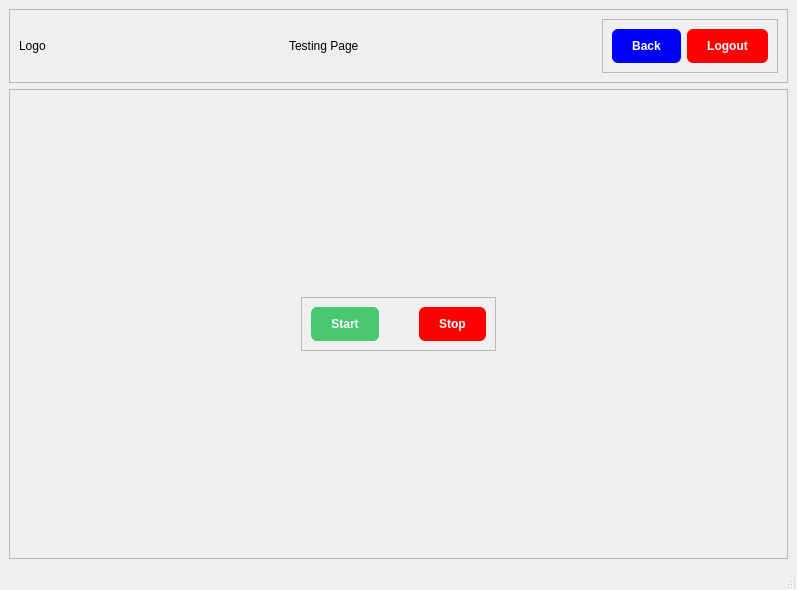
<?xml version="1.0" encoding="UTF-8"?>
<ui version="4.0">
 <class>MainWindow</class>
 <widget class="QMainWindow" name="MainWindow">
  <property name="geometry">
   <rect>
    <x>0</x>
    <y>0</y>
    <width>797</width>
    <height>590</height>
   </rect>
  </property>
  <property name="windowTitle">
   <string>MainWindow</string>
  </property>
  <widget class="QWidget" name="centralwidget">
   <layout class="QVBoxLayout" name="verticalLayout">
    <item>
     <widget class="QFrame" name="frame">
      <property name="frameShape">
       <enum>QFrame::StyledPanel</enum>
      </property>
      <property name="frameShadow">
       <enum>QFrame::Raised</enum>
      </property>
      <layout class="QHBoxLayout" name="horizontalLayout_2">
       <item>
        <widget class="QLabel" name="XymaLogoLabel">
         <property name="text">
          <string>Logo</string>
         </property>
        </widget>
       </item>
       <item>
        <spacer name="horizontalSpacer">
         <property name="orientation">
          <enum>Qt::Horizontal</enum>
         </property>
         <property name="sizeHint" stdset="0">
          <size>
           <width>235</width>
           <height>20</height>
          </size>
         </property>
        </spacer>
       </item>
       <item>
        <widget class="QLabel" name="label_2">
         <property name="text">
          <string>Testing Page</string>
         </property>
        </widget>
       </item>
       <item>
        <spacer name="horizontalSpacer_2">
         <property name="orientation">
          <enum>Qt::Horizontal</enum>
         </property>
         <property name="sizeHint" stdset="0">
          <size>
           <width>235</width>
           <height>20</height>
          </size>
         </property>
        </spacer>
       </item>
       <item>
        <widget class="QFrame" name="frame_2">
         <property name="frameShape">
          <enum>QFrame::StyledPanel</enum>
         </property>
         <property name="frameShadow">
          <enum>QFrame::Raised</enum>
         </property>
         <layout class="QHBoxLayout" name="horizontalLayout">
          <item>
           <widget class="QPushButton" name="testingBackButton">
            <property name="styleSheet">
             <string notr="true">#testingBackButton {
	background-color: rgb(0, 0, 255);
   color: white;
	border-radius: 6px;
	padding: 10px 20px;
	font: bold;
}</string>
            </property>
            <property name="text">
             <string>Back</string>
            </property>
           </widget>
          </item>
          <item>
           <widget class="QPushButton" name="testingLogoutButton">
            <property name="styleSheet">
             <string notr="true">#testingLogoutButton {
	background-color: rgb(255, 0, 0);
   color: white;
	border-radius: 6px;
	padding: 10px 20px;
	font: bold;
}</string>
            </property>
            <property name="text">
             <string>Logout</string>
            </property>
           </widget>
          </item>
         </layout>
        </widget>
       </item>
      </layout>
     </widget>
    </item>
    <item>
     <widget class="QFrame" name="frame_3">
      <property name="frameShape">
       <enum>QFrame::StyledPanel</enum>
      </property>
      <property name="frameShadow">
       <enum>QFrame::Raised</enum>
      </property>
      <layout class="QGridLayout" name="gridLayout">
       <item row="0" column="1">
        <spacer name="verticalSpacer">
         <property name="orientation">
          <enum>Qt::Vertical</enum>
         </property>
         <property name="sizeHint" stdset="0">
          <size>
           <width>20</width>
           <height>179</height>
          </size>
         </property>
        </spacer>
       </item>
       <item row="1" column="0">
        <spacer name="horizontalSpacer_3">
         <property name="orientation">
          <enum>Qt::Horizontal</enum>
         </property>
         <property name="sizeHint" stdset="0">
          <size>
           <width>274</width>
           <height>20</height>
          </size>
         </property>
        </spacer>
       </item>
       <item row="1" column="1">
        <widget class="QFrame" name="frame_4">
         <property name="frameShape">
          <enum>QFrame::StyledPanel</enum>
         </property>
         <property name="frameShadow">
          <enum>QFrame::Raised</enum>
         </property>
         <layout class="QHBoxLayout" name="horizontalLayout_3">
          <property name="spacing">
           <number>40</number>
          </property>
          <item>
           <widget class="QPushButton" name="testingStartButton">
            <property name="styleSheet">
             <string notr="true">#testingStartButton {
	background-color: rgb(72, 198, 112);
   color: white;
	border-radius: 6px;
	padding: 10px 20px;
	font: bold;
}</string>
            </property>
            <property name="text">
             <string>Start</string>
            </property>
           </widget>
          </item>
          <item>
           <widget class="QPushButton" name="testingStopButton">
            <property name="styleSheet">
             <string notr="true">#testingStopButton {
	background-color: rgb(255, 0, 0);
   color: white;
	border-radius: 6px;
	padding: 10px 20px;
	font: bold;
}</string>
            </property>
            <property name="text">
             <string>Stop</string>
            </property>
           </widget>
          </item>
         </layout>
        </widget>
       </item>
       <item row="1" column="2">
        <spacer name="horizontalSpacer_4">
         <property name="orientation">
          <enum>Qt::Horizontal</enum>
         </property>
         <property name="sizeHint" stdset="0">
          <size>
           <width>273</width>
           <height>20</height>
          </size>
         </property>
        </spacer>
       </item>
       <item row="2" column="1">
        <spacer name="verticalSpacer_2">
         <property name="orientation">
          <enum>Qt::Vertical</enum>
         </property>
         <property name="sizeHint" stdset="0">
          <size>
           <width>20</width>
           <height>178</height>
          </size>
         </property>
        </spacer>
       </item>
      </layout>
     </widget>
    </item>
   </layout>
  </widget>
  <widget class="QMenuBar" name="menubar">
   <property name="geometry">
    <rect>
     <x>0</x>
     <y>0</y>
     <width>797</width>
     <height>22</height>
    </rect>
   </property>
  </widget>
  <widget class="QStatusBar" name="statusbar"/>
 </widget>
 <resources/>
 <connections/>
</ui>
